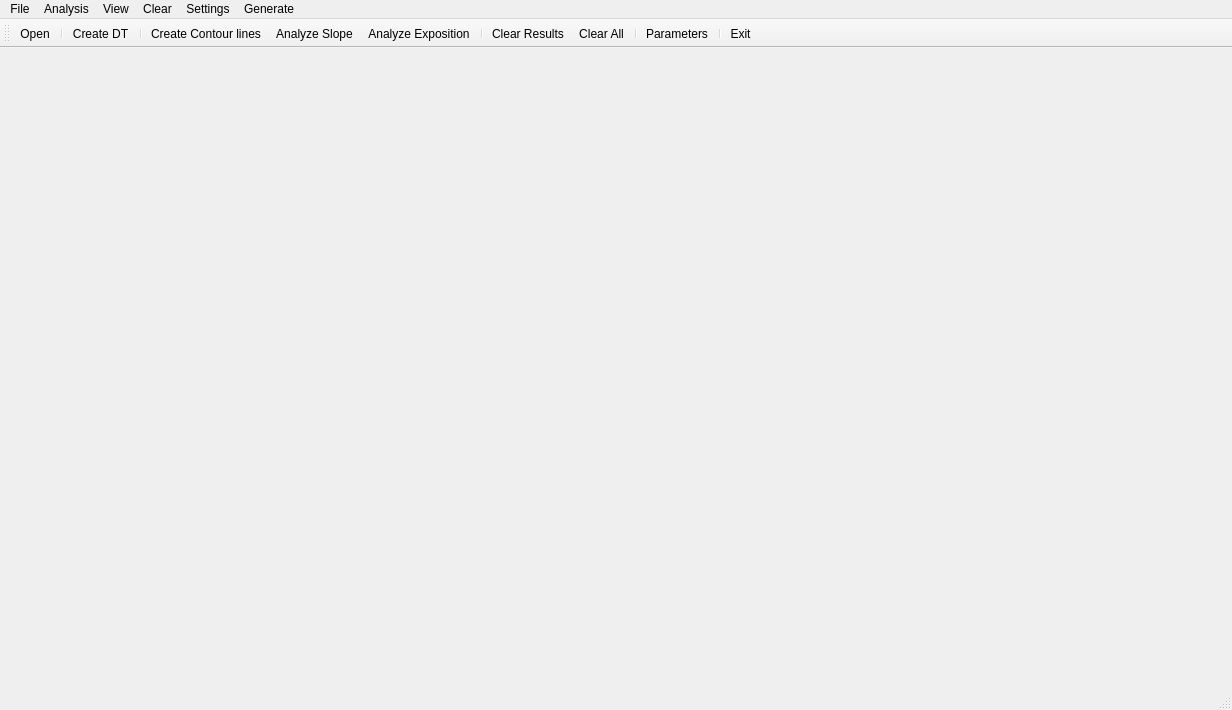
<?xml version="1.0" encoding="UTF-8"?>
<ui version="4.0">
 <class>MainForm</class>
 <widget class="QMainWindow" name="MainForm">
  <property name="geometry">
   <rect>
    <x>0</x>
    <y>0</y>
    <width>1232</width>
    <height>710</height>
   </rect>
  </property>
  <property name="windowTitle">
   <string>MainForm</string>
  </property>
  <widget class="QWidget" name="centralwidget">
   <layout class="QHBoxLayout" name="horizontalLayout">
    <item>
     <widget class="Draw" name="Canvas" native="true"/>
    </item>
   </layout>
  </widget>
  <widget class="QMenuBar" name="menubar">
   <property name="geometry">
    <rect>
     <x>0</x>
     <y>0</y>
     <width>1232</width>
     <height>26</height>
    </rect>
   </property>
   <widget class="QMenu" name="menuFile">
    <property name="title">
     <string>File</string>
    </property>
    <addaction name="actionOpen"/>
    <addaction name="separator"/>
    <addaction name="actionExit"/>
    <addaction name="actionAbout"/>
   </widget>
   <widget class="QMenu" name="menuAnalysis">
    <property name="title">
     <string>Analysis</string>
    </property>
    <addaction name="actionCreate_DT"/>
    <addaction name="separator"/>
    <addaction name="actionCreate_Contour_lines"/>
    <addaction name="actionAnalyze_slope"/>
    <addaction name="actionAnalyze_exposition"/>
   </widget>
   <widget class="QMenu" name="menuView">
    <property name="title">
     <string>View</string>
    </property>
    <addaction name="actionPoints"/>
    <addaction name="actionDT"/>
    <addaction name="actionContour_Lines"/>
    <addaction name="actionSlope"/>
    <addaction name="actionExposition"/>
    <addaction name="action3D_Viewer"/>
   </widget>
   <widget class="QMenu" name="menuClear">
    <property name="title">
     <string>Clear</string>
    </property>
    <addaction name="actionClear_Results"/>
    <addaction name="separator"/>
    <addaction name="actionClear_All"/>
   </widget>
   <widget class="QMenu" name="menuSettings">
    <property name="title">
     <string>Settings</string>
    </property>
    <addaction name="actionParameters"/>
   </widget>
   <widget class="QMenu" name="menuGenerate">
    <property name="title">
     <string>Generate</string>
    </property>
    <addaction name="actionHill"/>
    <addaction name="actionValley"/>
    <addaction name="actionRidge"/>
    <addaction name="actionBench"/>
    <addaction name="actionSaddle"/>
   </widget>
   <addaction name="menuFile"/>
   <addaction name="menuAnalysis"/>
   <addaction name="menuView"/>
   <addaction name="menuClear"/>
   <addaction name="menuSettings"/>
   <addaction name="menuGenerate"/>
  </widget>
  <widget class="QStatusBar" name="statusbar"/>
  <widget class="QToolBar" name="toolBar">
   <property name="windowTitle">
    <string>toolBar</string>
   </property>
   <attribute name="toolBarArea">
    <enum>TopToolBarArea</enum>
   </attribute>
   <attribute name="toolBarBreak">
    <bool>false</bool>
   </attribute>
   <addaction name="actionOpen"/>
   <addaction name="separator"/>
   <addaction name="actionCreate_DT"/>
   <addaction name="separator"/>
   <addaction name="actionCreate_Contour_lines"/>
   <addaction name="actionAnalyze_slope"/>
   <addaction name="actionAnalyze_exposition"/>
   <addaction name="separator"/>
   <addaction name="actionClear_Results"/>
   <addaction name="actionClear_All"/>
   <addaction name="separator"/>
   <addaction name="actionParameters"/>
   <addaction name="separator"/>
   <addaction name="actionExit"/>
  </widget>
  <action name="actionOpen">
   <property name="icon">
    <iconset resource="icons.qrc">
     <normaloff>:/images/icons/open_file.png</normaloff>:/images/icons/open_file.png</iconset>
   </property>
   <property name="text">
    <string>Open</string>
   </property>
   <property name="toolTip">
    <string>Open a File</string>
   </property>
  </action>
  <action name="actionExit">
   <property name="icon">
    <iconset resource="icons.qrc">
     <normaloff>:/images/icons/exit.png</normaloff>:/images/icons/exit.png</iconset>
   </property>
   <property name="text">
    <string>Exit</string>
   </property>
   <property name="toolTip">
    <string>Close Application</string>
   </property>
  </action>
  <action name="actionCreate_DT">
   <property name="icon">
    <iconset resource="icons.qrc">
     <normaloff>:/images/icons/triangles2.png</normaloff>:/images/icons/triangles2.png</iconset>
   </property>
   <property name="text">
    <string>Create DT</string>
   </property>
  </action>
  <action name="actionCreate_Contour_lines">
   <property name="icon">
    <iconset resource="icons.qrc">
     <normaloff>:/images/icons/contours2.png</normaloff>:/images/icons/contours2.png</iconset>
   </property>
   <property name="text">
    <string>Create Contour lines</string>
   </property>
  </action>
  <action name="actionAnalyze_slope">
   <property name="icon">
    <iconset resource="icons.qrc">
     <normaloff>:/images/icons/slope2.png</normaloff>:/images/icons/slope2.png</iconset>
   </property>
   <property name="text">
    <string>Analyze Slope</string>
   </property>
   <property name="toolTip">
    <string>Analyze DTM Slope</string>
   </property>
  </action>
  <action name="actionAnalyze_exposition">
   <property name="icon">
    <iconset resource="icons.qrc">
     <normaloff>:/images/icons/orientation2.png</normaloff>:/images/icons/orientation2.png</iconset>
   </property>
   <property name="text">
    <string>Analyze Exposition</string>
   </property>
   <property name="toolTip">
    <string>Analyze DTM Exposition</string>
   </property>
  </action>
  <action name="actionPoints">
   <property name="checkable">
    <bool>true</bool>
   </property>
   <property name="text">
    <string>Points</string>
   </property>
  </action>
  <action name="actionDT">
   <property name="checkable">
    <bool>true</bool>
   </property>
   <property name="text">
    <string>DT</string>
   </property>
  </action>
  <action name="actionContour_Lines">
   <property name="checkable">
    <bool>true</bool>
   </property>
   <property name="text">
    <string>Contour Lines</string>
   </property>
  </action>
  <action name="actionSlope">
   <property name="checkable">
    <bool>true</bool>
   </property>
   <property name="text">
    <string>Slope</string>
   </property>
  </action>
  <action name="actionExposition">
   <property name="checkable">
    <bool>true</bool>
   </property>
   <property name="text">
    <string>Exposition</string>
   </property>
  </action>
  <action name="actionClear_Results">
   <property name="icon">
    <iconset resource="icons.qrc">
     <normaloff>:/images/icons/clear.png</normaloff>:/images/icons/clear.png</iconset>
   </property>
   <property name="text">
    <string>Clear Results</string>
   </property>
  </action>
  <action name="actionClear_All">
   <property name="icon">
    <iconset resource="icons.qrc">
     <normaloff>:/images/icons/clear_er.png</normaloff>:/images/icons/clear_er.png</iconset>
   </property>
   <property name="text">
    <string>Clear All</string>
   </property>
   <property name="toolTip">
    <string>Clear All Data</string>
   </property>
  </action>
  <action name="actionParameters">
   <property name="icon">
    <iconset resource="icons.qrc">
     <normaloff>:/images/icons/settings.png</normaloff>:/images/icons/settings.png</iconset>
   </property>
   <property name="text">
    <string>Parameters</string>
   </property>
  </action>
  <action name="actionHill">
   <property name="text">
    <string>Hill</string>
   </property>
  </action>
  <action name="actionValley">
   <property name="text">
    <string>Valley</string>
   </property>
  </action>
  <action name="actionRidge">
   <property name="text">
    <string>Ridge</string>
   </property>
  </action>
  <action name="actionBench">
   <property name="text">
    <string>Bench</string>
   </property>
  </action>
  <action name="actionSaddle">
   <property name="text">
    <string>Saddle</string>
   </property>
  </action>
  <action name="actionview">
   <property name="text">
    <string>view</string>
   </property>
  </action>
  <action name="action3D_Viewer">
   <property name="text">
    <string>3D Viewer</string>
   </property>
  </action>
  <action name="actionAbout">
   <property name="icon">
    <iconset resource="icons.qrc">
     <normaloff>:/images/icons/about.png</normaloff>:/images/icons/about.png</iconset>
   </property>
   <property name="text">
    <string>About</string>
   </property>
  </action>
 </widget>
 <customwidgets>
  <customwidget>
   <class>Draw</class>
   <extends>QWidget</extends>
   <header>draw.h</header>
   <container>1</container>
  </customwidget>
 </customwidgets>
 <resources>
  <include location="icons.qrc"/>
 </resources>
 <connections/>
</ui>
